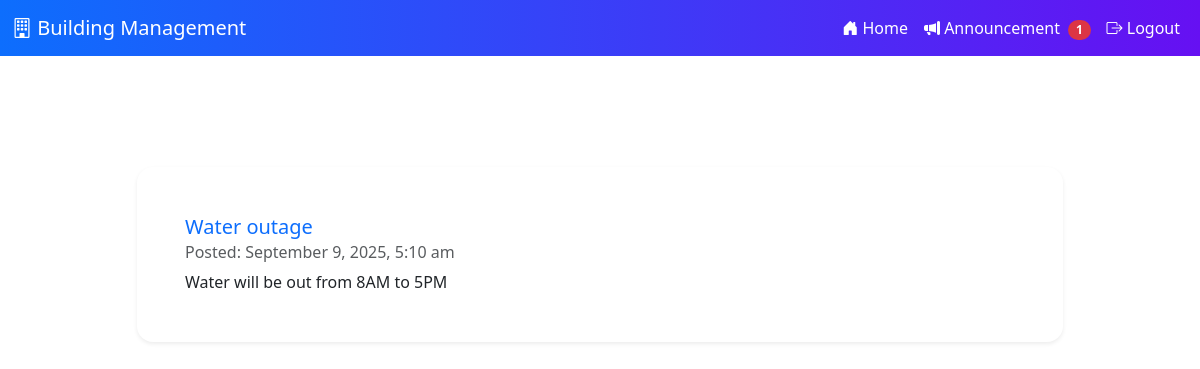
Screenshot of /managerview_announcements.php with the database file from the repository.
### tables this page shows
CREATE TABLE `announcements` (
  `id` int(11) NOT NULL,
  `title` varchar(255) NOT NULL,
  `message` text NOT NULL,
  `created_at` timestamp NOT NULL DEFAULT current_timestamp(),
  `user_email` varchar(50) NOT NULL
);

### managerview_announcements.php (the view, shortened to what this page needs)
<!DOCTYPE html>
<html lang="en">
<head>
    <link href="https://cdn.jsdelivr.net/npm/bootstrap@5.3.0/dist/css/bootstrap.min.css" rel="stylesheet">
    <link href="https://cdn.jsdelivr.net/npm/bootstrap-icons/font/bootstrap-icons.css" rel="stylesheet">
    <link rel="stylesheet" href="adminstyle.css">
</head>
<body class="body">
    <?php include('navbarmanager.php'); ?>
    <div class="container mt-5">
        <div class="row justify-content-center">
            <div class="col-md-10">
            <h2 class="text-white text-center mb-4">Building Announcements</h2>
                <?php
                    include('DBconnect.php');
                    $sql = "SELECT * FROM announcements ORDER BY created_at DESC";
                    $result = $conn->query($sql);
                    if ($result->num_rows > 0) {
                        while ($row = $result->fetch_assoc()) {
                            echo '<div class="card mb-4 shadow-sm">';
                            echo '    <div class="card-body">';
                            echo '        <h5 class="card-title text-primary">' . htmlspecialchars($row['title']) . '</h5>';
                            echo '        <h6 class="card-subtitle mb-2 text-muted">Posted: ' . date('F j, Y, g:i a', strtotime($row['created_at'])) . '</h6>';
                            echo '        <p class="card-text">' . nl2br(htmlspecialchars($row['message'])) . '</p>';
                            echo '    </div>';
                            echo '</div>';
                        }
                    } else {
                        echo '<div class="alert alert-info text-center">No announcements have been posted yet.</div>';
                    }
                ?>
            </div>
        </div>
    </div>
</body>
</html>

### adminstyle.css (style rules this page uses)
.body { background: linear-gradient(135deg, #e0f7fa, #f1f8e9); font-family: 'Segoe UI', Tahoma, Geneva, Verdana, sans-serif; min-height: 100vh; color: #212529; background-image: url('img/modern-tokyo-street-background.jpg'); background-repeat: no-repeat; background-position: center; background-size: cover; background-attachment: fixed; }
.card, .form-container { background-color: #ffffff; border: none; border-radius: 1rem; box-shadow: 0 4px 20px rgba(0, 0, 0, 0.1); padding: 2rem; }
h2, h3 { color: #212529; font-weight: 600; }
.mt-5 { margin-top: 3rem !important; }
.mb-4 { margin-bottom: 1.5rem !important; }

### rows the page displays
announcements: title "Water outage", created_at "September 9, 2025, 5:10 am", message "Water will be out from 8AM to 5PM"

### other values shown
$announcement "1"
